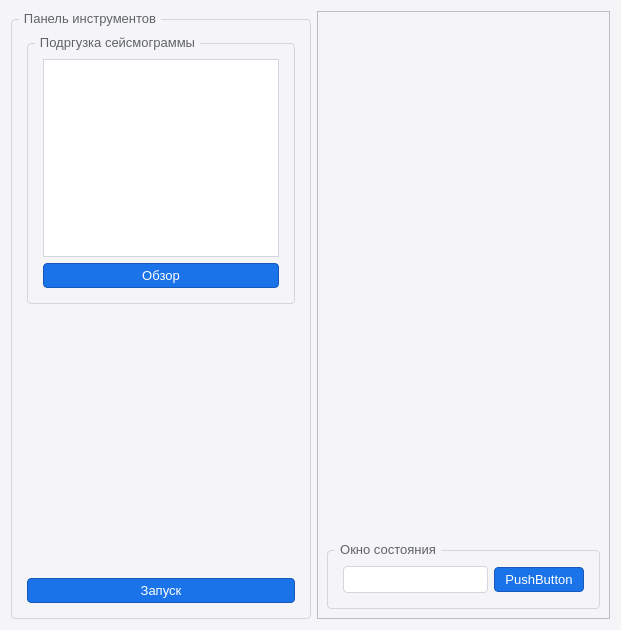
<?xml version="1.0" encoding="UTF-8"?>
<ui version="4.0">
 <class>ExampleWidget</class>
 <widget class="QWidget" name="ExampleWidget">
  <property name="geometry">
   <rect>
    <x>0</x>
    <y>0</y>
    <width>621</width>
    <height>630</height>
   </rect>
  </property>
  <property name="windowTitle">
   <string>Form</string>
  </property>
  <property name="styleSheet">
   <string notr="true">/* Light theme QSS stylesheet */

/* Base window */
QMainWindow, QWidget {
    background-color: #f5f5f7;
    color: #202124;
    font-family: &quot;Segoe UI&quot;, &quot;Roboto&quot;, &quot;Sans-Serif&quot;;
    font-size: 10pt;
}

/* Labels */
QLabel {
    color: #202124;
}

/* Line edits, text edits, combo boxes, spin boxes */
QLineEdit,
QPlainTextEdit,
QTextEdit,
QSpinBox,
QDoubleSpinBox,
QComboBox {
    background-color: #ffffff;
    border: 1px solid #d0d7de;
    border-radius: 4px;
    padding: 4px 6px;
    selection-background-color: #cde4ff;
    selection-color: #202124;
}

QLineEdit:focus,
QPlainTextEdit:focus,
QTextEdit:focus,
QSpinBox:focus,
QDoubleSpinBox:focus,
QComboBox:focus {
    border: 1px solid #1a73e8;
}

/* Buttons */
QPushButton {
    background-color: #1a73e8;
    color: #ffffff;
    border-radius: 4px;
    padding: 4px 10px;
    border: 1px solid #185abc;
}

QPushButton:hover {
    background-color: #1967d2;
}

QPushButton:pressed {
    background-color: #174ea6;
}

QPushButton:disabled {
    background-color: #e0e0e0;
    color: #9e9e9e;
    border-color: #d0d0d0;
}

/* Tool buttons */
QToolButton {
    background: transparent;
    border-radius: 4px;
    padding: 3px 6px;
}

QToolButton:hover {
    background-color: #e8f0fe;
}

/* Checkboxes and radio buttons */
QCheckBox, QRadioButton {
    spacing: 6px;
    color: #202124;
}

QCheckBox::indicator,
QRadioButton::indicator {
    width: 14px;
    height: 14px;
}

/* Group boxes */
QGroupBox {
    border: 1px solid #d0d7de;
    border-radius: 4px;
    margin-top: 8px;
    padding: 6px;
}

QGroupBox::title {
    subcontrol-origin: margin;
    left: 8px;
    padding: 0 3px;
    color: #5f6368;
}

/* Menubar */
QMenuBar {
    background-color: #f5f5f7;
}

QMenuBar::item {
    padding: 3px 8px;
}

QMenuBar::item:selected {
    background-color: #e8f0fe;
}

/* Menus */
QMenu {
    background-color: #ffffff;
    border: 1px solid #d0d7de;
}

QMenu::item {
    padding: 4px 18px 4px 24px;
}

QMenu::item:selected {
    background-color: #e8f0fe;
}

/* Status bar */
QStatusBar {
    background-color: #f5f5f7;
    border-top: 1px solid #d0d7de;
}

/* Scroll bars (simple, minimal) */
QScrollBar:vertical {
    background: #f5f5f7;
    width: 12px;
    margin: 0px;
}

QScrollBar::handle:vertical {
    background: #c0c4cc;
    min-height: 20px;
    border-radius: 6px;
}

QScrollBar::handle:vertical:hover {
    background: #a6aab2;
}

QScrollBar:horizontal {
    background: #f5f5f7;
    height: 12px;
    margin: 0px;
}

QScrollBar::handle:horizontal {
    background: #c0c4cc;
    min-width: 20px;
    border-radius: 6px;
}

QScrollBar::handle:horizontal:hover {
    background: #a6aab2;
}

/* Table and list views */
QTableView,
QTreeView,
QListView {
    background-color: #ffffff;
    border: 1px solid #d0d7de;
    selection-background-color: #e8f0fe;
    selection-color: #202124;
}

/* Headers */
QHeaderView::section {
    background-color: #f1f3f4;
    padding: 4px;
    border: 1px solid #d0d7de;
    font-weight: 500;
}
</string>
  </property>
  <layout class="QHBoxLayout" name="horizontalLayout">
   <item>
    <widget class="QGroupBox" name="ToolGB">
     <property name="maximumSize">
      <size>
       <width>300</width>
       <height>16777215</height>
      </size>
     </property>
     <property name="title">
      <string>Панель инструментов</string>
     </property>
     <layout class="QVBoxLayout" name="verticalLayout">
      <item>
       <widget class="QGroupBox" name="SeismicDataGB">
        <property name="title">
         <string>Подргузка сейсмограммы</string>
        </property>
        <layout class="QVBoxLayout" name="verticalLayout_2">
         <item>
          <widget class="QListWidget" name="SeismicDataLW"/>
         </item>
         <item>
          <widget class="QPushButton" name="SeismicDataBtn">
           <property name="text">
            <string>Обзор</string>
           </property>
          </widget>
         </item>
        </layout>
       </widget>
      </item>
      <item>
       <spacer name="verticalSpacer">
        <property name="orientation">
         <enum>Qt::Orientation::Vertical</enum>
        </property>
        <property name="sizeHint" stdset="0">
         <size>
          <width>20</width>
          <height>40</height>
         </size>
        </property>
       </spacer>
      </item>
      <item>
       <widget class="QPushButton" name="RunBtn">
        <property name="text">
         <string>Запуск</string>
        </property>
       </widget>
      </item>
     </layout>
    </widget>
   </item>
   <item>
    <widget class="QFrame" name="frame">
     <property name="frameShape">
      <enum>QFrame::Shape::StyledPanel</enum>
     </property>
     <property name="frameShadow">
      <enum>QFrame::Shadow::Raised</enum>
     </property>
     <layout class="QVBoxLayout" name="verticalLayout_4">
      <item>
       <layout class="QVBoxLayout" name="plotLayout"/>
      </item>
      <item>
       <spacer name="verticalSpacer_2">
        <property name="orientation">
         <enum>Qt::Orientation::Vertical</enum>
        </property>
        <property name="sizeHint" stdset="0">
         <size>
          <width>20</width>
          <height>40</height>
         </size>
        </property>
       </spacer>
      </item>
      <item>
       <widget class="QGroupBox" name="MessageGB">
        <property name="maximumSize">
         <size>
          <width>16777215</width>
          <height>75</height>
         </size>
        </property>
        <property name="title">
         <string>Окно состояния</string>
        </property>
        <layout class="QHBoxLayout" name="horizontalLayout_2">
         <item>
          <widget class="QLineEdit" name="MessageLine"/>
         </item>
         <item>
          <widget class="QPushButton" name="MessageBtn">
           <property name="text">
            <string>PushButton</string>
           </property>
          </widget>
         </item>
        </layout>
       </widget>
      </item>
     </layout>
    </widget>
   </item>
  </layout>
 </widget>
 <resources/>
 <connections/>
</ui>
